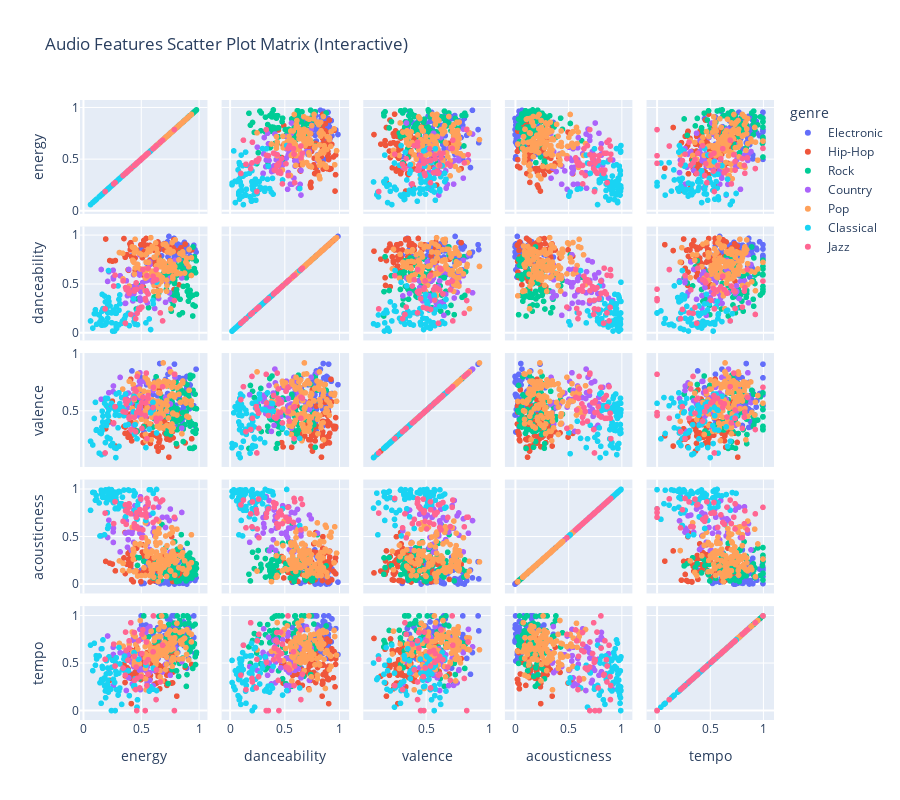

Notebook cell for this chart:
### Markdown cell above
### 5.2 산점도를 통한 관계 탐색

상관계수는 숫자 하나로 관계를 요약하지만, 산점도는 실제 데이터 점들을 보여준다.
페어플롯을 보면 어떤 특징 조합이 장르를 잘 구분하는지, 선형 관계인지 비선형 관계인지 알 수 있다.
장르별로 색깔을 다르게 하면 클러스터 패턴도 발견할 수 있다.

### Code cell
# 주요 특징들의 페어플롯
key_features = ['energy', 'danceability', 'valence', 'acousticness', 'tempo']

# 샘플링 (시각화 성능을 위해)
sample_data = music_data.sample(n=500, random_state=42)

# Seaborn 페어플롯
g = sns.pairplot(sample_data[key_features + ['genre']], 
                 hue='genre', 
                 diag_kind='hist',
                 plot_kws={'alpha': 0.6, 's': 30})

g.fig.suptitle('Pairplot of Major Audio Features', y=1.02, fontsize=14)
plt.show()

# 인터랙티브 산점도 (Plotly)
fig = px.scatter_matrix(
    sample_data,
    dimensions=key_features,
    color='genre',
    title='Audio Features Scatter Plot Matrix (Interactive)',
    height=800
)

fig.update_layout(dragmode='select')
fig.show()

print("💡 페어플롯 해석 가이드:")
print("  - 대각선: 각 변수의 분포")
print("  - 하삼각: 산점도로 관계 확인")
print("  - 색상: 장르별 구분")
print("  - 클러스터: 비슷한 특성의 그룹")
